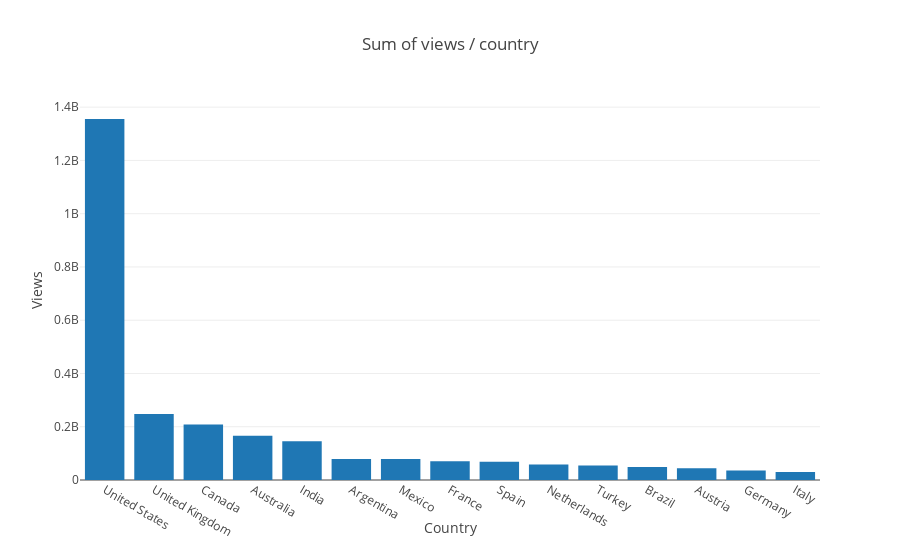

Here is the notebook cell this chart was saved with:
### Code cell
dfToPlot = talks.groupby('country').sum().sort_values('views', ascending=False)[:15]

trace1 = go.Bar(
    name='7',
    x= dfToPlot.index.values,
    y= dfToPlot.views,
)
layout = go.Layout(
    title='Sum of views / country',
    yaxis = dict(
#         range = [0, 50000],
        title='Views',
    ),
    xaxis = dict(
        title='Country',
#         range=[0,0.08]
#         tickvals = list(range(10)),
#         ticktext = nombres_grupos
    )
)
fig = go.Figure(data=[trace1], layout=layout)
iplot(fig)

### Figure 1 — Plotly figure (JSON) as saved in the notebook; plotly's stock layout.template omitted (floating-point values rounded to 4 significant figures)
{"data": [{"name": "7", "type": "bar", "uid": "26dadd1b-9dc4-4d66-b090-1071dbdc3557", "x": ["United States", "United Kingdom", "Canada", "Australia", "India", "Argentina", "Mexico", "France", "Spain", "Netherlands", "Turkey", "Brazil", "Austria", "Germany", "Italy"], "y": [1355594264, 247844115, 208252304, 166346981, 145723542, 79186623, 79126320, 70802167, 68749404, 58488880, 54079753, 49024723, 43951237, 36029661, 29737831]}], "layout": {"title": {"text": "Sum of views / country"}, "xaxis": {"title": {"text": "Country"}}, "yaxis": {"title": {"text": "Views"}}}}
